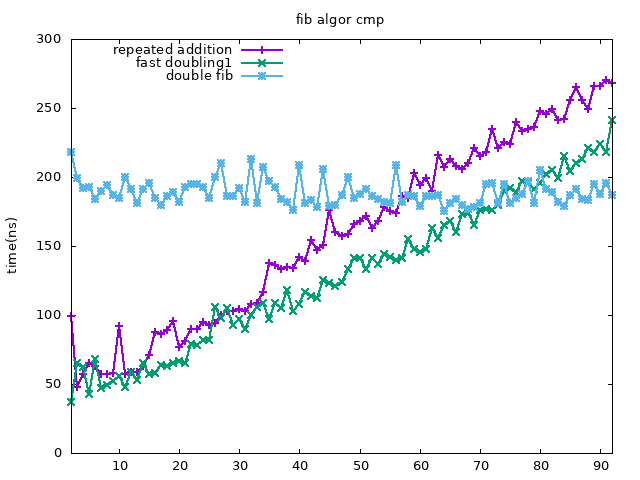

gnuplot code for this plot:
reset
set ylabel 'time(ns)'
set title 'fib algor cmp'
set key left top
set term png enhanced font 'Verdana,10'
set output 'cmp2.png'
plot [2:92][:] \
'cmp2.out' using 1:2 with linespoints linewidth 2 title "repeated addition",\
'' using 1:3 with linespoints linewidth 2 title "fast doubling1",\
'' using 1:4 with linespoints linewidth 2 title "double fib",\